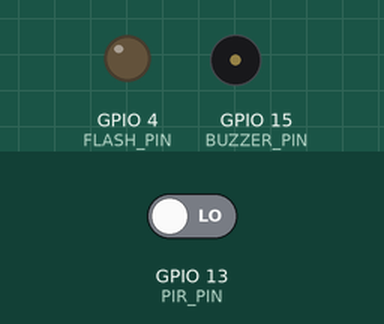
Bench run of a sketch on a simulated ESP32. Parts: output pins drawn as LEDs (lit = HIGH), buzzer (waves = sounding, pin HIGH). Inputs (shaded band) come from the test bench; at power-on: GPIO 13 (PIR_PIN) LOW. WiFi joins after 1.5 s; servers stay silent unless stated; the camera gives no picture; what the sketch prints to the serial monitor is not drawn.

Above: at 3.0 s.
3.1 s: GPIO 13 (PIR_PIN) driven HIGH
At 3.2 s:
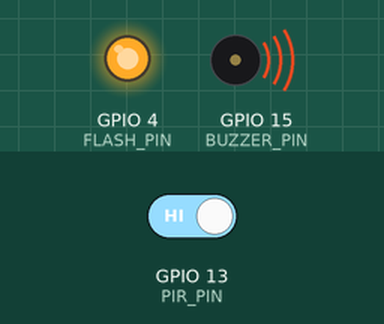
At 3.8 s:
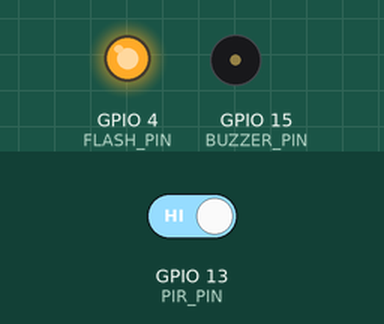
Timing chart, 0 to 12.0 s (numbered marks = the images above; inputs shaded):
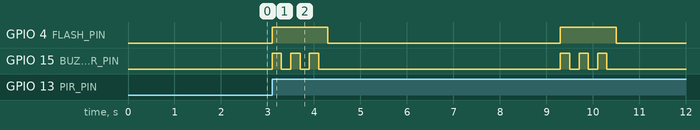

Measured:
- after the input at 3.1 s, GPIO 4 (FLASH_PIN): alternates HIGH for 1.2 s and LOW for 5.0 s, starting at once; GPIO 15 (BUZZER_PIN): LOW → HIGH at once, → LOW 0.20 s later, → HIGH 0.20 s later, → LOW 0.20 s later, … (12 changes in this stretch)

The sketch:

01_Smart_Doorbell.ino
```cpp
/**
 * P1 — Smart Doorbell with Live Video Stream
 * ============================================
 * Board : AI Thinker ESP32-CAM
 *
 * Features:
 *   - PIR motion wakes camera and triggers buzzer
 *   - MJPEG live stream hosted on built-in web server
 *   - Flash LED illuminates on motion
 *   - Visit http://[IP]/stream in any browser on same Wi-Fi
 *
 * Wiring:
 *   PIR OUT  → GPIO 13   Buzzer → GPIO 15   Flash → GPIO 4 (built-in)
 *
 * CONFIGURE: Set WIFI_SSID and WIFI_PASS below.
 */
#include "esp_camera.h"
#include <WiFi.h>
#include "esp_http_server.h"

// ── WiFi credentials ──────────────────────────────────────────
#define WIFI_SSID  "YOUR_WIFI_SSID"
#define WIFI_PASS  "YOUR_WIFI_PASSWORD"

// ── Pin definitions ───────────────────────────────────────────
#define PIR_PIN    13
#define BUZZER_PIN 15
#define FLASH_PIN   4

// ── AI Thinker camera pins ────────────────────────────────────
#define PWDN_GPIO_NUM   32
#define RESET_GPIO_NUM  -1
#define XCLK_GPIO_NUM    0
#define SIOD_GPIO_NUM   26
#define SIOC_GPIO_NUM   27
#define Y9_GPIO_NUM     35
#define Y8_GPIO_NUM     34
#define Y7_GPIO_NUM     39
#define Y6_GPIO_NUM     36
#define Y5_GPIO_NUM     21
#define Y4_GPIO_NUM     19
#define Y3_GPIO_NUM     18
#define Y2_GPIO_NUM      5
#define VSYNC_GPIO_NUM  25
#define HREF_GPIO_NUM   23
#define PCLK_GPIO_NUM   22

httpd_handle_t stream_httpd = NULL;

// ── MJPEG stream handler ──────────────────────────────────────
#define PART_BOUNDARY "123456789000000000000987654321"
static const char* STREAM_CONTENT_TYPE =
  "multipart/x-mixed-replace;boundary=" PART_BOUNDARY;
static const char* STREAM_BOUNDARY = "\r\n--" PART_BOUNDARY "\r\n";
static const char* STREAM_PART =
  "Content-Type: image/jpeg\r\nContent-Length: %u\r\n\r\n";

esp_err_t streamHandler(httpd_req_t* req) {
  esp_err_t res = httpd_resp_set_type(req, STREAM_CONTENT_TYPE);
  if (res != ESP_OK) return res;

  while (true) {
    camera_fb_t* fb = esp_camera_fb_get();
    if (!fb) { res = ESP_FAIL; break; }

    char part_buf[64];
    size_t hlen = snprintf(part_buf, sizeof(part_buf), STREAM_PART, fb->len);

    httpd_resp_send_chunk(req, STREAM_BOUNDARY, strlen(STREAM_BOUNDARY));
    httpd_resp_send_chunk(req, part_buf, hlen);
    httpd_resp_send_chunk(req, (const char*)fb->buf, fb->len);
    esp_camera_fb_return(fb);

    if (res != ESP_OK) break;
  }
  return res;
}

// ── Root page ─────────────────────────────────────────────────
esp_err_t rootHandler(httpd_req_t* req) {
  const char* html =
    "<html><head><title>Smart Doorbell</title>"
    "<style>body{background:#111;color:#fff;font-family:sans-serif;text-align:center}"
    "img{border:3px solid #0df;border-radius:8px;margin-top:20px}</style></head>"
    "<body><h2>🚪 Smart Doorbell — Live Feed</h2>"
    "<img src='/stream' width='640' height='480'>"
    "<p>Motion alerts & buzzer active</p></body></html>";
  httpd_resp_send(req, html, strlen(html));
  return ESP_OK;
}

void startStreamServer() {
  httpd_config_t config = HTTPD_DEFAULT_CONFIG();
  config.server_port = 80;
  if (httpd_start(&stream_httpd, &config) == ESP_OK) {
    httpd_uri_t root_uri   = {"/",       HTTP_GET, rootHandler,   NULL};
    httpd_uri_t stream_uri = {"/stream", HTTP_GET, streamHandler, NULL};
    httpd_register_uri_handler(stream_httpd, &root_uri);
    httpd_register_uri_handler(stream_httpd, &stream_uri);
  }
}

void initCamera() {
  camera_config_t config;
  config.ledc_channel = LEDC_CHANNEL_0;
  config.ledc_timer   = LEDC_TIMER_0;
  config.pin_d0       = Y2_GPIO_NUM;  config.pin_d1 = Y3_GPIO_NUM;
  config.pin_d2       = Y4_GPIO_NUM;  config.pin_d3 = Y5_GPIO_NUM;
  config.pin_d4       = Y6_GPIO_NUM;  config.pin_d5 = Y7_GPIO_NUM;
  config.pin_d6       = Y8_GPIO_NUM;  config.pin_d7 = Y9_GPIO_NUM;
  config.pin_xclk     = XCLK_GPIO_NUM;
  config.pin_pclk     = PCLK_GPIO_NUM;
  config.pin_vsync    = VSYNC_GPIO_NUM;
  config.pin_href     = HREF_GPIO_NUM;
  config.pin_sscb_sda = SIOD_GPIO_NUM;
  config.pin_sscb_scl = SIOC_GPIO_NUM;
  config.pin_pwdn     = PWDN_GPIO_NUM;
  config.pin_reset    = RESET_GPIO_NUM;
  config.xclk_freq_hz = 20000000;
  config.pixel_format = PIXFORMAT_JPEG;
  config.frame_size   = FRAMESIZE_VGA;
  config.jpeg_quality = 12;
  config.fb_count     = psramFound() ? 2 : 1;
  config.fb_location  = psramFound() ? CAMERA_FB_IN_PSRAM : CAMERA_FB_IN_DRAM;
  config.grab_mode    = CAMERA_GRAB_WHEN_EMPTY;

  if (esp_camera_init(&config) != ESP_OK) {
    Serial.println("[ERROR] Camera init failed!");
    while (1) delay(500);
  }
  Serial.println("Camera ready.");
}

void setup() {
  Serial.begin(115200);
  pinMode(PIR_PIN,    INPUT);
  pinMode(BUZZER_PIN, OUTPUT);
  pinMode(FLASH_PIN,  OUTPUT);
  digitalWrite(BUZZER_PIN, LOW);
  digitalWrite(FLASH_PIN,  LOW);

  initCamera();

  Serial.printf("Connecting to %s", WIFI_SSID);
  WiFi.begin(WIFI_SSID, WIFI_PASS);
  while (WiFi.status() != WL_CONNECTED) { Serial.print("."); delay(500); }
  Serial.printf("\nConnected! Stream at: http://%s/stream\n",
                WiFi.localIP().toString().c_str());

  startStreamServer();
}

void loop() {
  if (digitalRead(PIR_PIN) == HIGH) {
    Serial.printf("[%lus] Motion detected! Buzzing...\n", millis() / 1000);
    digitalWrite(FLASH_PIN, HIGH);
    for (int i = 0; i < 3; i++) {
      digitalWrite(BUZZER_PIN, HIGH); delay(200);
      digitalWrite(BUZZER_PIN, LOW);  delay(200);
    }
    digitalWrite(FLASH_PIN, LOW);
    delay(5000); // cooldown
  }
}
```
